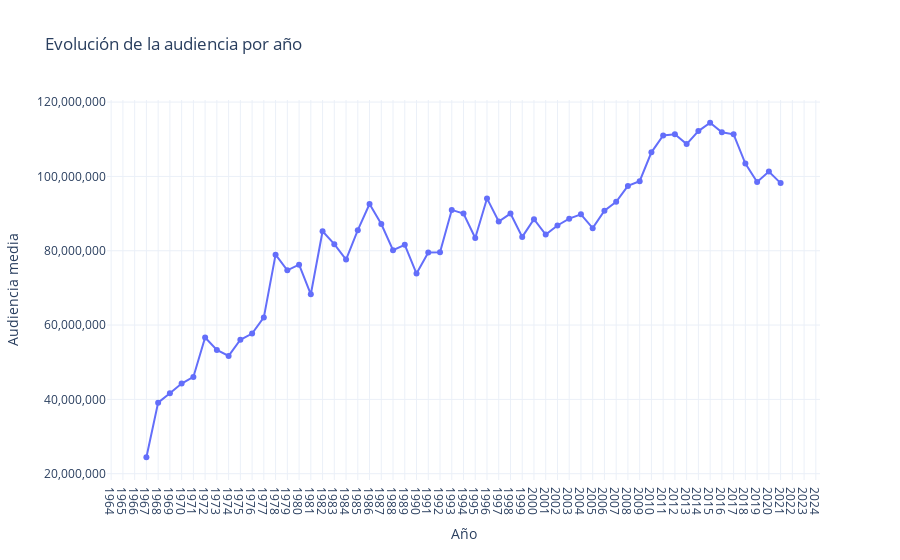

Notebook cell for this chart:
### Code cell
viewers_year = px.line(
    super_bowl_ratings_df.sort_values("year"),
    x="year",
    y="average_viewers",
    markers=True,
    title="Evolución de la audiencia por año",
    labels={
        "year": "Año",
        "average_viewers" : "Audiencia media",
    }
)

viewers_year.update_layout(
    template="plotly_white",
    xaxis=dict(tickmode="linear"),
    yaxis_tickformat=",",
)
viewers_year.show()

### Figure 1 — Plotly figure (JSON) as saved in the notebook; plotly's stock layout.template omitted (floating-point values rounded to 4 significant figures)
{"data": [{"hovertemplate": "Año=%{x}<br>Audiencia media=%{y}<extra></extra>", "legendgroup": "", "line": {"color": "#636efa", "dash": "solid"}, "marker": {"symbol": "circle"}, "mode": "lines+markers", "name": "", "orientation": "v", "showlegend": false, "type": "scatter", "x": [1967, 1968, 1969, 1970, 1971, 1972, 1973, 1974, 1975, 1976, 1977, 1978, 1979, 1980, 1981, 1982, 1983, 1984, 1985, 1986, 1987, 1988, 1989, 1990, 1991, 1992, 1993, 1994, 1995, 1996, 1997, 1998, 1999, 2000, 2001, 2002, 2003, 2004, 2005, 2006, 2007, 2008, 2009, 2010, 2011, 2012, 2013, 2014, 2015, 2016, 2017, 2018, 2019, 2020, 2021], "xaxis": "x", "y": [24430000, 39120000, 41660000, 44270000, 46040000, 56640000, 53320000, 51700000, 56050000, 57710000, 62050000, 78940000, 74740000, 76240000, 68290000, 85240000, 81770000, 77620000, 85530000, 92570000, 87190000, 80140000, 81590000, 73850000, 79510000, 79590000, 90990000, 90000000, 83420000, 94080000, 87870000, 90000000, 83720000, 88470000, 84340000, 86800000, 88640000, 89800000, 86070000, 90750000, 93180000, 97450000, 98730000, 106480000, 111040000, 111350000, 108690000, 112190000, 114440000, 111860000, 111320000, 103470000, 98480000, 101320000, 98200000], "yaxis": "y"}], "layout": {"legend": {"tracegroupgap": 0}, "title": {"text": "Evolución de la audiencia por año"}, "xaxis": {"anchor": "y", "domain": [0, 1], "tickmode": "linear", "title": {"text": "Año"}}, "yaxis": {"anchor": "x", "domain": [0, 1], "tickformat": ",", "title": {"text": "Audiencia media"}}}}
